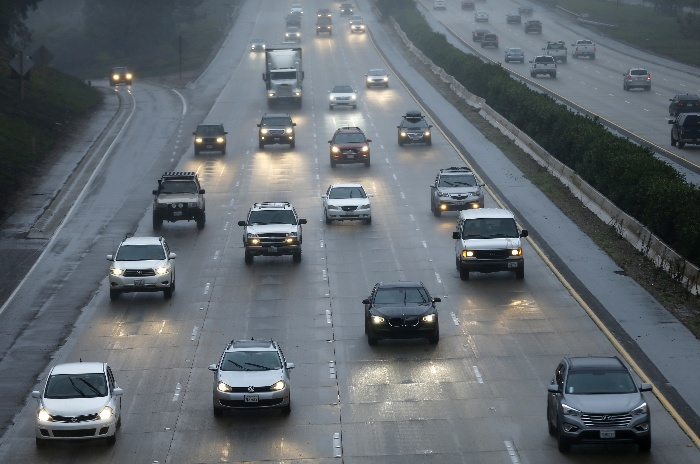
#> input picture 2025/IP/lec04/lec4_vehicles.jpg, 700 x 464 px, found by its file name
$ python draw.py
#> lines starting #> are read from the running program, lines starting #| are printed output that depends on the picture; after the words box and inside, x2 and y2 are one past the last pixel; in counts of white or black regions, pixels touching at a corner belong together
import numpy as np
import cv2 as cv

# [7 lines of commented-out code are left out]

img = cv.imread('/home/ysw/ws/lecture/2025/IP/lec04/lec4_vehicles.jpg', cv.IMREAD_COLOR) # image -> numpy.ndarray
#> img is the input picture: shape (464, 700, 3); mean B, G, R 110.5, 104.8, 97.5

img = cv.rectangle(img, (100,100), (200,300), (0,255,0), 3)
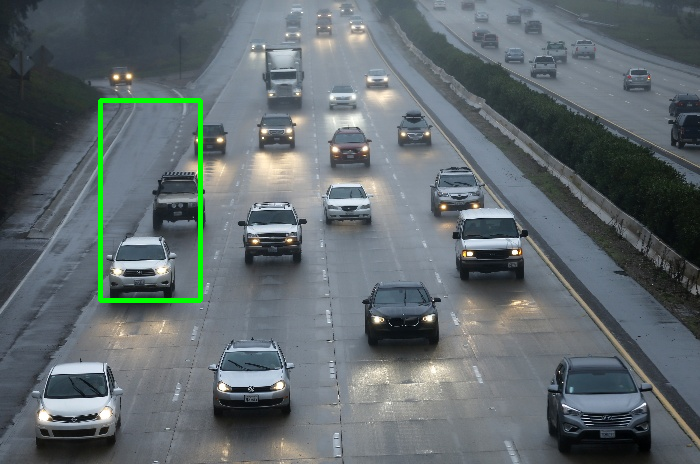
#> img: shape (464, 700, 3); 0.92% of pixels changed, all inside (x1, y1, x2, y2) = (98, 98, 203, 303)

cv.imwrite('/home/ysw/ws/lecture/2025/IP/lec04/HW1_201921786.jpg', img) # numpy.ndarray -> image

cv.imshow('image', img)
cv.waitKey(0)
cv.destroyAllWindows()
